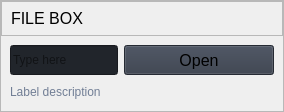
                        <widget class="QFrame" name="row_1">
                         <property name="frameShape">
                          <enum>QFrame::StyledPanel</enum>
                         </property>
                         <property name="frameShadow">
                          <enum>QFrame::Raised</enum>
                         </property>
                         <layout class="QVBoxLayout" name="verticalLayout_16">
                          <property name="spacing">
                           <number>0</number>
                          </property>
                          <property name="leftMargin">
                           <number>0</number>
                          </property>
                          <property name="topMargin">
                           <number>0</number>
                          </property>
                          <property name="rightMargin">
                           <number>0</number>
                          </property>
                          <property name="bottomMargin">
                           <number>0</number>
                          </property>
                          <item>
                           <widget class="QFrame" name="frame_div_content_1">
                            <property name="minimumSize">
                             <size>
                              <width>0</width>
                              <height>110</height>
                             </size>
                            </property>
                            <property name="maximumSize">
                             <size>
                              <width>16777215</width>
                              <height>110</height>
                             </size>
                            </property>
                            <property name="frameShape">
                             <enum>QFrame::NoFrame</enum>
                            </property>
                            <property name="frameShadow">
                             <enum>QFrame::Raised</enum>
                            </property>
                            <layout class="QVBoxLayout" name="verticalLayout_17">
                             <property name="spacing">
                              <number>0</number>
                             </property>
                             <property name="leftMargin">
                              <number>0</number>
                             </property>
                             <property name="topMargin">
                              <number>0</number>
                             </property>
                             <property name="rightMargin">
                              <number>0</number>
                             </property>
                             <property name="bottomMargin">
                              <number>0</number>
                             </property>
                             <item>
                              <widget class="QFrame" name="frame_title_wid_1">
                               <property name="maximumSize">
                                <size>
                                 <width>16777215</width>
                                 <height>35</height>
                                </size>
                               </property>
                               <property name="frameShape">
                                <enum>QFrame::StyledPanel</enum>
                               </property>
                               <property name="frameShadow">
                                <enum>QFrame::Raised</enum>
                               </property>
                               <layout class="QVBoxLayout" name="verticalLayout_18">
                                <item>
                                 <widget class="QLabel" name="labelBoxBlenderInstalation">
                                  <property name="font">
                                   <font>
                                    <family>Arial</family>
                                    <pointsize>12</pointsize>
                                    <italic>false</italic>
                                    <bold>false</bold>
                                   </font>
                                  </property>
                                  <property name="styleSheet">
                                   <string notr="true"/>
                                  </property>
                                  <property name="text">
                                   <string>FILE BOX</string>
                                  </property>
                                 </widget>
                                </item>
                               </layout>
                              </widget>
                             </item>
                             <item>
                              <widget class="QFrame" name="frame_content_wid_1">
                               <property name="frameShape">
                                <enum>QFrame::NoFrame</enum>
                               </property>
                               <property name="frameShadow">
                                <enum>QFrame::Raised</enum>
                               </property>
                               <layout class="QHBoxLayout" name="horizontalLayout_9">
                                <item>
                                 <layout class="QGridLayout" name="gridLayout">
                                  <property name="bottomMargin">
                                   <number>0</number>
                                  </property>
                                  <item row="0" column="0">
                                   <widget class="QLineEdit" name="lineEdit">
                                    <property name="minimumSize">
                                     <size>
                                      <width>0</width>
                                      <height>30</height>
                                     </size>
                                    </property>
                                    <property name="styleSheet">
                                     <string notr="true">background-color: rgb(33, 37, 43);</string>
                                    </property>
                                    <property name="text">
                                     <string/>
                                    </property>
                                    <property name="placeholderText">
                                     <string>Type here</string>
                                    </property>
                                   </widget>
                                  </item>
                                  <item row="0" column="1">
                                   <widget class="QPushButton" name="pushButton">
                                    <property name="minimumSize">
                                     <size>
                                      <width>150</width>
                                      <height>30</height>
                                     </size>
                                    </property>
                                    <property name="font">
                                     <font>
                                      <family>Arial</family>
                                      <pointsize>12</pointsize>
                                      <italic>false</italic>
                                      <bold>false</bold>
                                     </font>
                                    </property>
                                    <property name="cursor">
                                     <cursorShape>PointingHandCursor</cursorShape>
                                    </property>
                                    <property name="styleSheet">
                                     <string notr="true">background-color: rgb(52, 59, 72);</string>
                                    </property>
                                    <property name="text">
                                     <string>Open</string>
                                    </property>
                                    <property name="icon">
                                     <iconset resource="resources.qrc">
                                      <normaloff>:/icons/images/icons/cil-folder-open.png</normaloff>:/icons/images/icons/cil-folder-open.png</iconset>
                                    </property>
                                   </widget>
                                  </item>
                                  <item row="1" column="0" colspan="2">
                                   <widget class="QLabel" name="labelVersion_3">
                                    <property name="styleSheet">
                                     <string notr="true">color: rgb(113, 126, 149);</string>
                                    </property>
                                    <property name="lineWidth">
                                     <number>1</number>
                                    </property>
                                    <property name="text">
                                     <string>Label description</string>
                                    </property>
                                    <property name="alignment">
                                     <set>Qt::AlignLeading|Qt::AlignLeft|Qt::AlignVCenter</set>
                                    </property>
                                   </widget>
                                  </item>
                                 </layout>
                                </item>
                               </layout>
                              </widget>
                             </item>
                            </layout>
                           </widget>
                          </item>
                         </layout>
                        </widget>
